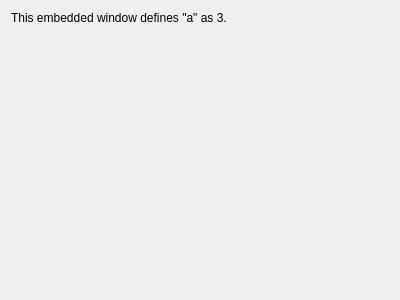
<?xml version="1.0" encoding="UTF-8"?>
<ui version="4.0">
 <class>Form</class>
 <widget class="QWidget" name="Form">
  <property name="geometry">
   <rect>
    <x>0</x>
    <y>0</y>
    <width>400</width>
    <height>300</height>
   </rect>
  </property>
  <property name="windowTitle">
   <string>Form</string>
  </property>
  <layout class="QVBoxLayout" name="verticalLayout">
   <item>
    <widget class="QLabel" name="label">
     <property name="text">
      <string>This embedded window defines &quot;a&quot; as 3.</string>
     </property>
    </widget>
   </item>
   <item>
    <widget class="PyDMEmbeddedDisplay" name="PyDMEmbeddedDisplay">
     <property name="sizePolicy">
      <sizepolicy hsizetype="Preferred" vsizetype="Expanding">
       <horstretch>0</horstretch>
       <verstretch>0</verstretch>
      </sizepolicy>
     </property>
     <property name="toolTip">
      <string/>
     </property>
     <property name="whatsThis">
      <string/>
     </property>
     <property name="macros" stdset="0">
      <string>{&quot;a&quot;: 3}</string>
     </property>
     <property name="filename" stdset="0">
      <string>nested_embedded_windows_level_2.ui</string>
     </property>
    </widget>
   </item>
  </layout>
 </widget>
 <customwidgets>
  <customwidget>
   <class>PyDMEmbeddedDisplay</class>
   <extends>QFrame</extends>
   <header>pydm.widgets.embedded_display</header>
  </customwidget>
 </customwidgets>
 <resources/>
 <connections/>
</ui>
